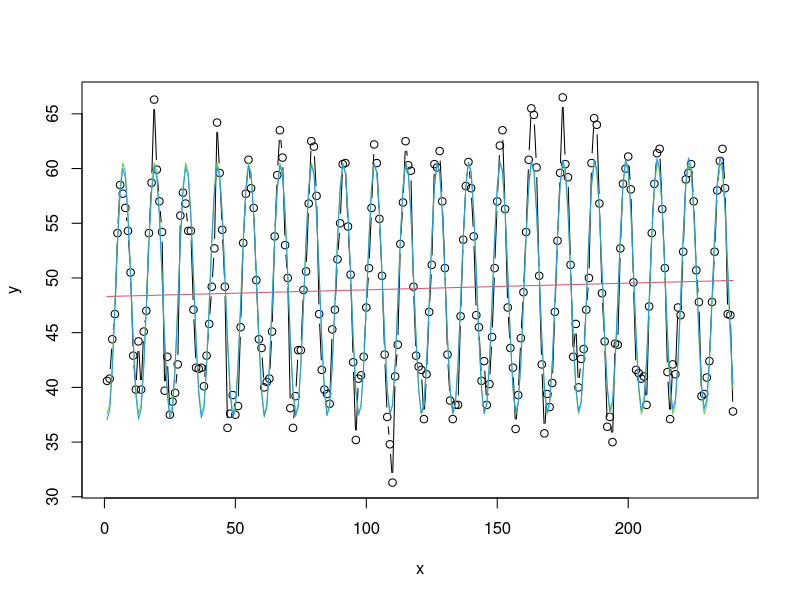

Reproduce this figure in R.
data(nottem) 
y = nottem 
n = length(y)
x = 1:n; 

plot(x,y,type="b")

# Model 1
X = cbind(x, rep(1,n)); 
ahat1 = solve(t(X) %*% X , t(X) %*% y);
yhat1 = X %*% ahat1;
lines(x, yhat1, col=2);

# Model 2
X1 = matrix(nrow = n, ncol = 3)

for(i in 1:n){
    X1[i,1] = cos((2*pi*x[i])/12)
    X1[i,2] = sin((2*pi*x[i])/12)
    X1[i,3] = 1
}

ahat2 = solve(t(X1) %*% X1 , t(X1) %*% y);
yhat2 = X1 %*% ahat2;
lines(x, yhat2, col=3);

## Model 3
X2 = matrix(nrow = n, ncol = 4)

for(i in 1:n){
    X2[i,1] = cos((2*pi*x[i])/12)
    X2[i,2] = sin((2*pi*x[i])/12)
    X2[i,3] = 1
    X2[i,4] = x[i]
}

ahat3 = solve(t(X2) %*% X2 , t(X2) %*% y);
yhat3 = X2 %*% ahat3;
lines(x, yhat3, col=4);
